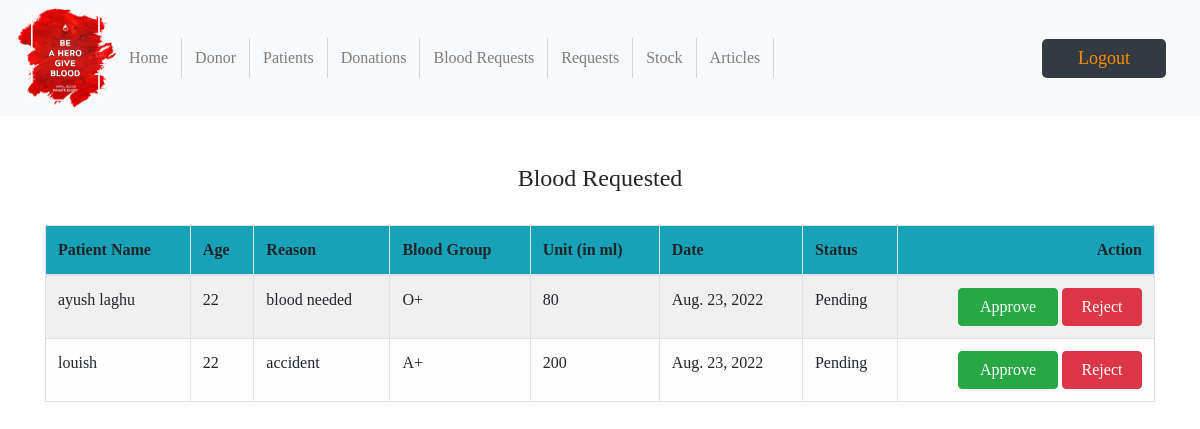
The page /admin-request (signed in) on the database its author committed.
### blood/models.py (models this page shows, shortened)
class BloodRequest(models.Model):
    request_by_patient=models.ForeignKey(pmodels.Patient,null=True,on_delete=models.CASCADE)
    request_by_donor=models.ForeignKey(dmodels.Donor,null=True,on_delete=models.CASCADE)
    patient_name=models.CharField(max_length=30)
    patient_age=models.PositiveIntegerField()
    reason=models.CharField(max_length=500)
    bloodgroup=models.CharField(max_length=10)
    unit=models.PositiveIntegerField(default=0)
    status=models.CharField(max_length=20,default="Pending")
    date=models.DateField(auto_now=True)

### blood/views.py (the view)
# urls.py: path('admin-request', views.admin_request_view,name='admin-request'),
@login_required(login_url='adminlogin')
def admin_request_view(request):
    requests=models.BloodRequest.objects.all().filter(status='Pending')
    return render(request,'blood/admin_request.html',{'requests':requests})

### templates/blood/admin_request.html (shortened to what this page needs)
{% extends 'blood/admin-header.html' %}
{% block content %}
{% load widget_tweaks %}
{%load static%}
<br><br>
<div class="container">
    {% if requests %}
    <H4 class="text-center">Blood Requested</H4><br>
    <table class="table table-light table-hover table-bordered table-striped">
        <thead class="bg-info">
            <tr>
                <th scope="col">Patient Name</th>
                <th scope="col">Age</th>
                <th scope="col">Reason</th>
                <th scope="col">Blood Group</th>
                <th scope="col">Unit (in ml)</th>
                <th scope="col">Date</th>
                <th scope="col">Status</th>
                <th class="text-right">Action</th>
            </tr>
        </thead>
        <tbody>
            {% for t in requests %}
            <tr>
                <td> {{t.patient_name}}</td>
                <td>{{t.patient_age}}</td>
                <td>{{t.reason}}</td>
                <td>{{t.bloodgroup}}</td>
                <td>{{t.unit}}</td>
                <td>{{t.date}}</td>
                <td>{{t.status}}</td>
                <td class="text-right">
                    <button class="btn btn-success btn--radius-2" style="width: 100px;"><a  style="text-decoration: none;color: white;" href="{% url 'update-approve-status' t.id  %}">Approve</a> </button>
                    <button class="btn btn-danger btn--radius-2" style="width: 80px;"><a  style="text-decoration: none;color: white;" href="{% url 'update-reject-status' t.id  %}">Reject</a> </button>
                </td>
            </tr>
            {% endfor %}
        </tbody>
    </table>
{% else %}
<h5>No Blood Request By Patient / Donor !</h5>
{% endif %}
</div>
{% endblock content %}

### static/css/style.css (style rules this page uses)
body { font-family: "Times New Roman", Times, serif; }

### rows shown on the page
BloodRequest: patient_name "ayush laghu", patient_age "22", reason "blood needed", bloodgroup "O+", unit "80", date "Aug. 23, 2022", status "Pending"
BloodRequest: patient_name "louish", patient_age "22", reason "accident", bloodgroup "A+", unit "200", date "Aug. 23, 2022", status "Pending"
